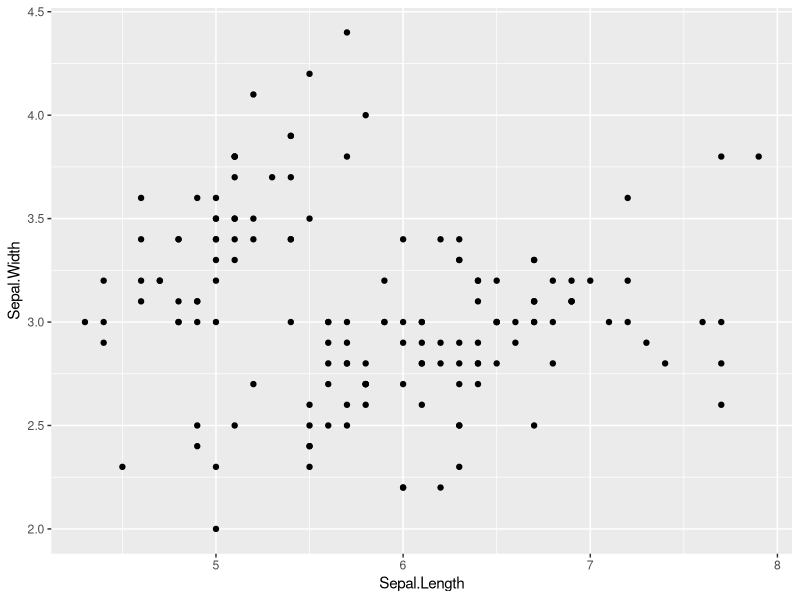
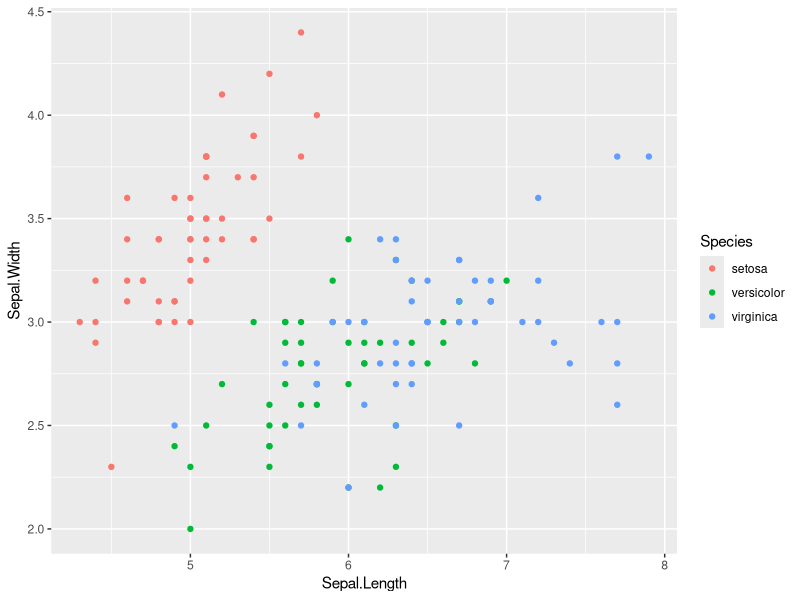
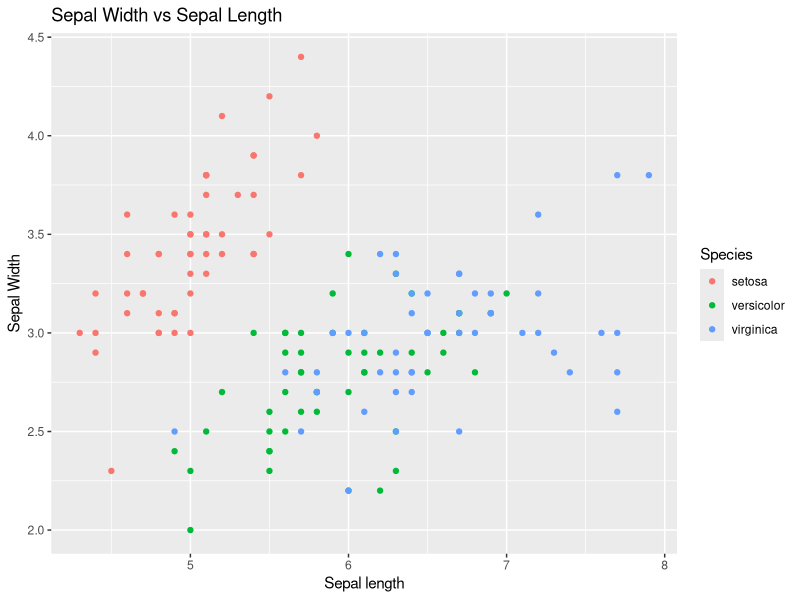
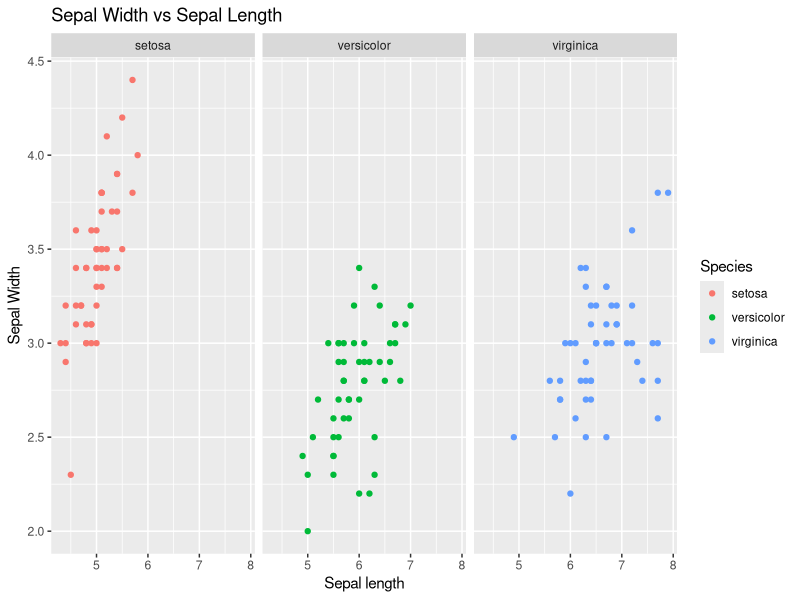
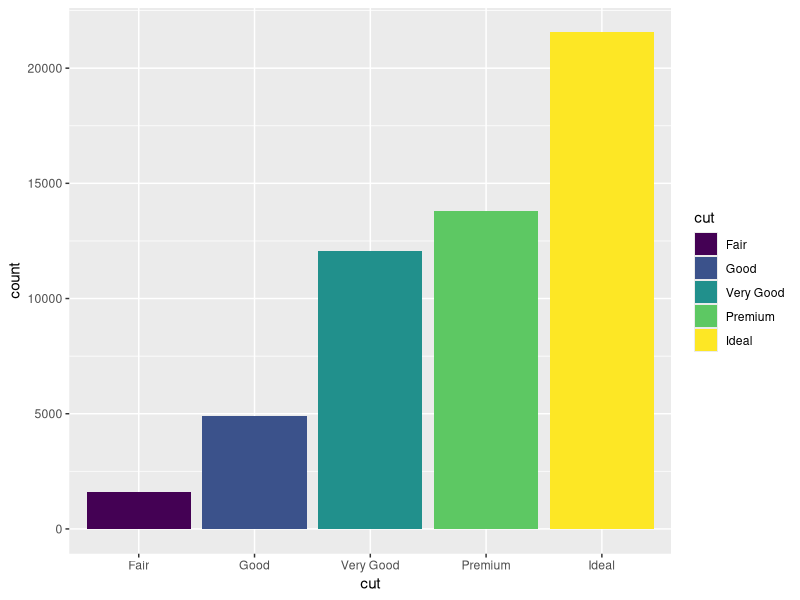
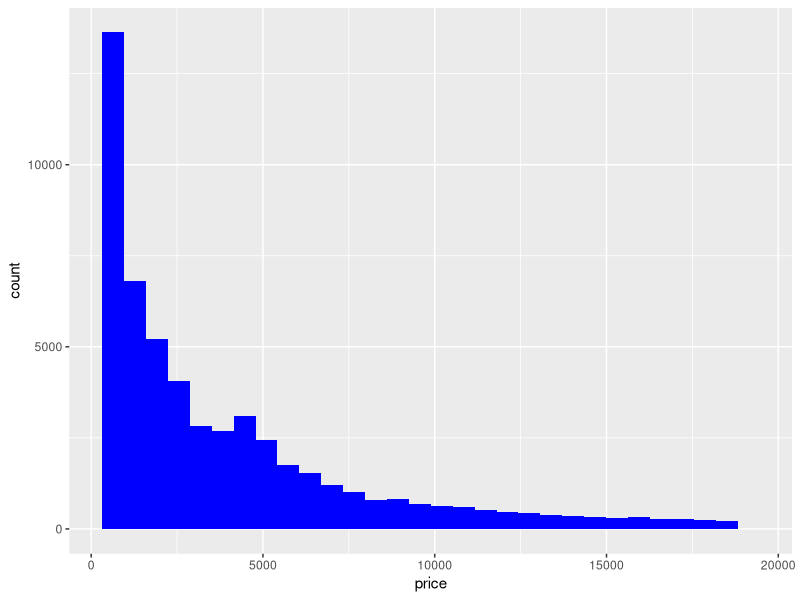
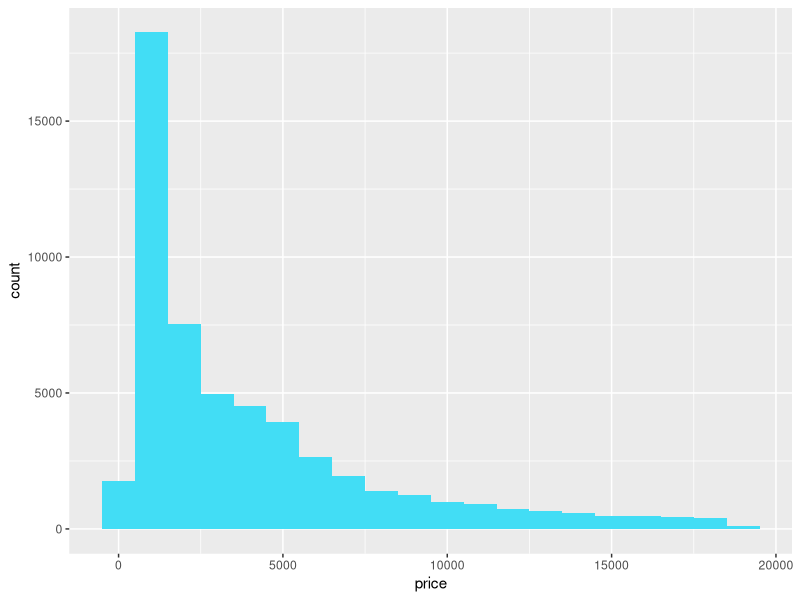
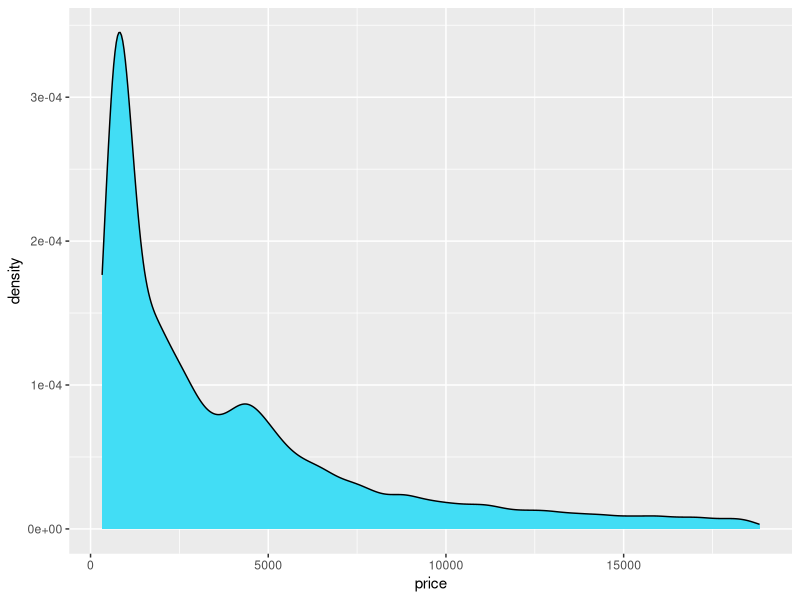

Here is the R script that generated these plots, in order:
#SAS to R - Introduction Course
#Introduction - ggplot examples
#ProCogia - Higher Intelligence. Deeper Insights. Smarter Decisions.
#joseph@procogia.com

#reference library
library(tidyverse)

#load iris data from tidyverse
data(iris)

# Look at data
head(iris)


# Create basic simple scatter plot
ggplot(data=iris, aes(x=Sepal.Length, Sepal.Width)) + # initialize ggplot object
  geom_point() # add scatter plot layer

# Color by Species
# map the color aesthetic to the variable Species within aes()
ggplot(data=iris, aes(x=Sepal.Length, Sepal.Width)) + 
  geom_point(aes(color=Species))


# Add title with ggtitle()
# customize axis labels
ggplot(data=iris, aes(x=Sepal.Length, Sepal.Width)) + 
  geom_point(aes(color=Species)) +
  ggtitle("Sepal Width vs Sepal Length")  + 
  xlab("Sepal length") + ylab("Sepal Width")


# Facetted by species
ggplot(data=iris, aes(x=Sepal.Length, Sepal.Width)) + 
  geom_point(aes(color=Species)) + 
  facet_wrap(~Species) +
  ggtitle("Sepal Width vs Sepal Length")  + 
  xlab("Sepal length") + ylab("Sepal Width")


## More examples with diamonds dataset
data(diamonds)

head(diamonds)

# bar chart
ggplot(data = diamonds) + 
  geom_bar(mapping = aes(x = cut, fill=cut))

# histogram 
ggplot(data = diamonds) + 
  geom_histogram(mapping = aes(x = price), fill='blue')

# histogram, specify custom binwidth
# can use hex RGB values to customize fill color
ggplot(data = diamonds) + 
  geom_histogram(mapping = aes(x = price, fill=price), binwidth = 1000, fill="#42ddf5")

# continuous density estimate
ggplot(data = diamonds) + 
  geom_density(mapping = aes(x = price), fill="#42ddf5")

# boxplot
ggplot(data = diamonds) + 
  geom_boxplot(mapping = aes(x = cut, y=price), fill="#42ddf5")

# boxplot, customize with transparency (alpha) and outlier display
ggplot(data = diamonds) + 
  geom_boxplot(mapping = aes(x = cut, y=price), fill="#42ddf5", alpha=0.4,
               outlier.shape = 1, outlier.color='red', outlier.size = 0.2) 
  
